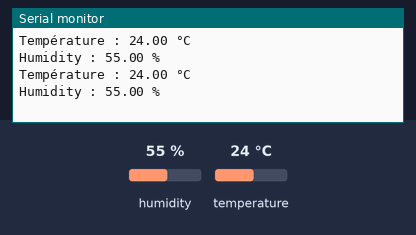
A sketch run on a simulated Arduino Uno, built with avr-gcc and run on an emulated ATmega328P. Parts: the last lines printed to the serial monitor. The inputs (shaded band) are chosen by the test bench; at power-on: humidity 55 %, temperature 24 °C.

Above: at 4.8 s.
4.9 s: humidity set to 22 %
At 7.1 s:
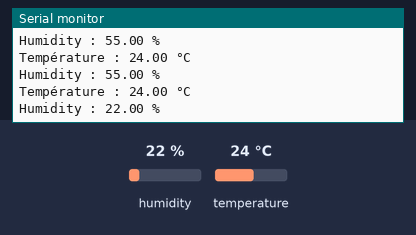
7.9 s: temperature set to 12 °C
At 9.5 s:
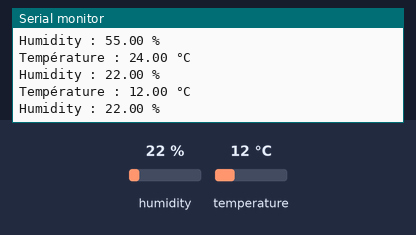
10.9 s: humidity set to 40 %
At 13.2 s:
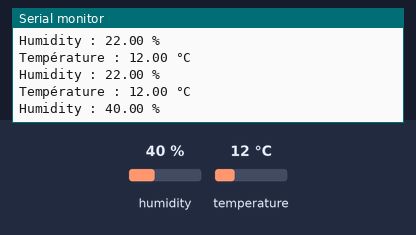
Timing chart, 0 to 14.7 s (numbered marks = the images above; inputs shaded):
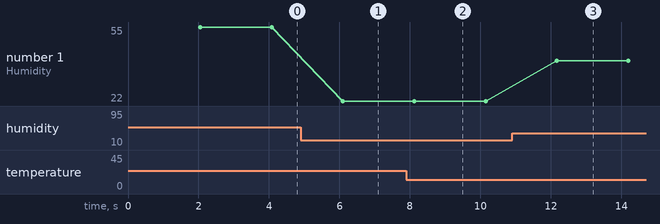

The sketch:

main.ino
```cpp
#include <DHT.h>

#define DHTPIN 2     // Pin à laquelle le capteur est connecté
#define DHTTYPE DHT11 // Type de capteur DHT utilisé

DHT dht(DHTPIN, DHTTYPE);

void setup() {
  Serial.begin(9600);
  dht.begin();
}

void loop() {
  delay(2000);

  float temperature = dht.readTemperature();
  float humidy = dht.readHumidity();
  if (isnan(temperature)) {
    Serial.println("Erreur lors de la lecture du capteur !");
  } else {
    Serial.print("Température : ");
    Serial.print(temperature);
    Serial.println(" °C");
    Serial.print("Humidity : ");
    Serial.print(humidy);
    Serial.println(" %");
  }
}
```

Measured:
- after the input at 4.9 s, the serial monitor: prints a new line after 1.2 s (image 1)
- after the input at 7.9 s, the serial monitor: prints a new line after 0.20 s (image 2)
- after the input at 10.9 s, the serial monitor: prints a new line after 1.3 s (image 3)
- plotted number 1: 55 → 22 after the input at 4.9 s, 22 → 40 after the input at 10.9 s
